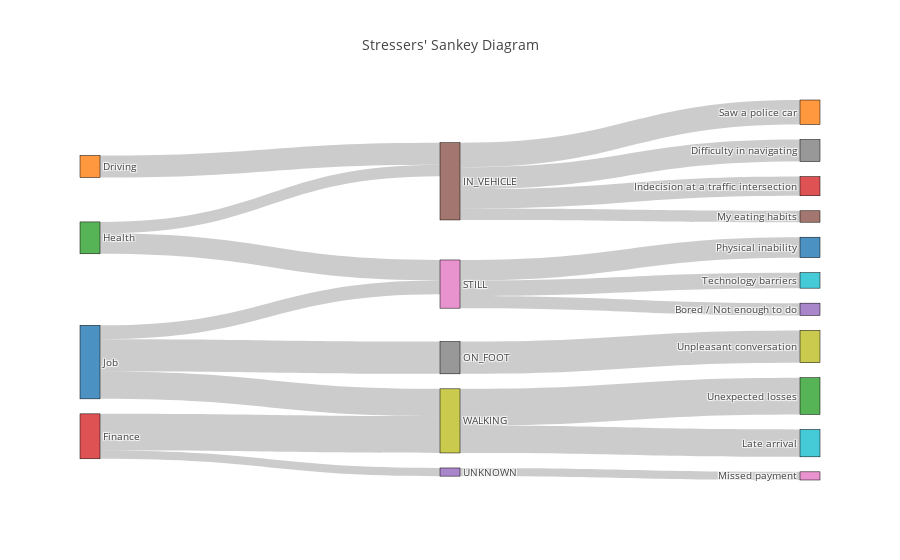

Write notebook code for a chart like this one.
### Markdown cell above
### Sankey diagram
A [Sankey diagram](https://en.wikipedia.org/wiki/Sankey_diagram) is utilized to show the flow between different components and, in our case, the breakdown between categories, sub-categories, and activities.   

This diagram shows the stressor categories on the left edge and the detailed stress information on the right.  In the middle are the activity classificiations, derived from a smartphone, of what the person was doing at the time of the stress event.  You can move the mouse cursor over the boxes and lines to see the details and highlight a flow within the diagram.  You may see that the events might not be ordered to your liking or that their order could be improved.  Try dragging the boxes up and down to change this order and watch the diagram adjust.

### Code cell
plot_stress_sankey(stress_stream,cat_cols=["stresser_main","activity","stresser_sub"])

### Figure 1 — Plotly figure (JSON) as saved in the notebook; plotly's stock layout.template omitted (floating-point values rounded to 4 significant figures)
{"data": [{"link": {"source": [1, 3, 3, 2, 2, 5, 5, 5, 5, 0, 0, 0, 7, 6, 6, 6, 4, 8, 8], "target": [5, 4, 8, 5, 6, 17, 13, 15, 11, 7, 6, 8, 18, 14, 10, 9, 16, 19, 12], "value": [0.5383, 0.2, 0.9, 0.28, 0.5, 0.54, 0.47, 0.28, 0.6, 0.79, 0.34, 0.67, 0.79, 0.3, 0.5, 0.38, 0.2, 0.67, 0.9]}, "node": {"label": ["Job", "Driving", "Health", "Finance", "UNKNOWN", "IN_VEHICLE", "STILL", "ON_FOOT", "WALKING", "Technology barriers", "Physical inability", "Saw a police car", "Unexpected losses", "Indecision at a traffic intersection", "Bored / Not enough to do", "My eating habits", "Missed payment", "Difficulty in navigating", "Unpleasant conversation", "Late arrival"], "line": {"color": "black", "width": 0.5}, "pad": 15, "thickness": 20}, "type": "sankey"}], "layout": {"autosize": true, "font": {"size": 10}, "title": {"text": "Stressers' Sankey Diagram"}}}
